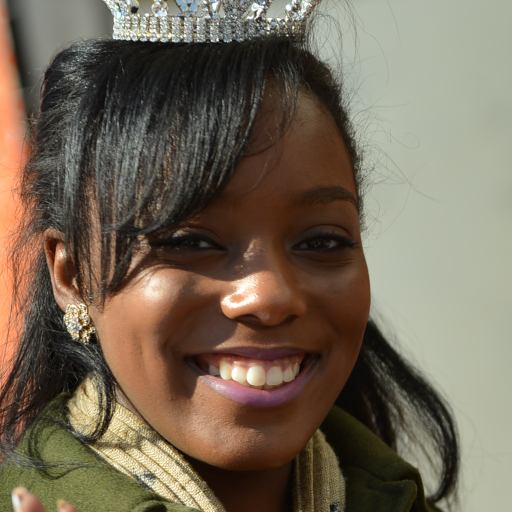
#> input picture tests/group_photobooth/fixtures/single_person.png, 1024 x 1024 px (shown at 1/2 size)
$ python v4l2_test_feeder.py --reference ../tests/group_photobooth/fixtures/single_person.png
#> lines starting #> are read from the running program, lines starting #| are printed output that depends on the picture
### src/arkit_bridge/v4l2_sink.py
"""Raw-RGB → ffmpeg → v4l2loopback (or mp4 for testing) sink."""
from __future__ import annotations

import subprocess
from typing import Optional

import numpy as np


class V4L2Sink:
    """Write 24-bit RGB frames to a v4l2 device via ffmpeg subprocess.

    Operator must `sudo modprobe v4l2loopback devices=1 video_nr=10
    card_label=PersonaLive exclusive_caps=1` before starting the daemon.
    """

    def __init__(self, device: str = "/dev/video10", width: int = 512,
                 height: int = 512, fps: int = 25,
                 output_format: str = "v4l2"):
        self._device = device
        self._width = width
        self._height = height
        self._fps = fps
        self._output_format = output_format
        self._proc: Optional[subprocess.Popen] = None

    def open(self):
        cmd = [
            "ffmpeg", "-loglevel", "error", "-y",
            "-f", "rawvideo", "-pix_fmt", "rgb24",
            "-s", f"{self._width}x{self._height}",
            "-r", str(self._fps),
            "-i", "pipe:0",
        ]
        if self._output_format == "v4l2":
            cmd += ["-f", "v4l2", "-pix_fmt", "yuv420p", self._device]
        elif self._output_format == "mp4":
            cmd += ["-c:v", "libx264", "-pix_fmt", "yuv420p", self._device]
        else:
            raise ValueError(f"unknown output_format {self._output_format!r}")
        self._proc = subprocess.Popen(cmd, stdin=subprocess.PIPE)

    # [27 lines left out: functions write, close, not called in this run]

### scripts/v4l2_test_feeder.py
"""Minimal v4l2loopback test feeder — diagnoses OBS↔v4l2 path independent
of PersonaLive / LLF.

Loads the reference face, draws a moving red dot that orbits the center,
and writes 512×512 RGB frames to /dev/video10 at a fixed FPS via the same
ffmpeg subprocess the daemon uses. No GPU, no model, no UDP.

Usage:
    /usr/bin/python3 scripts/v4l2_test_feeder.py --fps 8
    /usr/bin/python3 scripts/v4l2_test_feeder.py --fps 25
    /usr/bin/python3 scripts/v4l2_test_feeder.py --fps 8 --mp4_out /tmp/test.mp4

The dot completes one orbit per second so jerk/freeze is obvious. If OBS
shows smooth motion of the dot at the configured FPS, the v4l2 path is
healthy and any jerkiness in the real daemon is upstream of V4L2Sink. If
OBS still shows the same jerk/freeze pattern, the problem is in the
v4l2loopback ↔ OBS handoff (resolution/format mismatch, wrong source
FPS, USB bandwidth, etc).
"""
from __future__ import annotations

import argparse
import math
import signal
import sys
import time
from pathlib import Path

import numpy as np
from PIL import Image, ImageDraw

ROOT = Path(__file__).resolve().parents[1]
sys.path.insert(0, str(ROOT / "src"))
from arkit_bridge.v4l2_sink import V4L2Sink  # noqa: E402


def main():
    ap = argparse.ArgumentParser()
    ap.add_argument("--reference", default=str(
        ROOT / "data/llf-phase2/asian_m__06_neutral.midframe.png"))
    ap.add_argument("--device_path", default="/dev/video10")
    ap.add_argument("--mp4_out", default=None)
    ap.add_argument("--fps", type=int, default=8)
    args = ap.parse_args()

    base = Image.open(args.reference).convert("RGB").resize((512, 512))
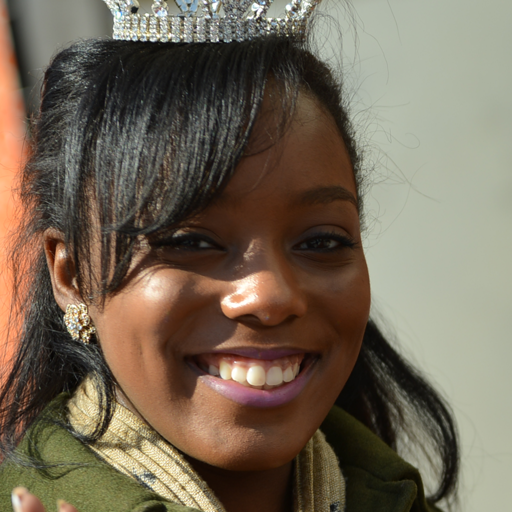
#> base: PIL image 512x512 RGB; mean R, G, B 116.4, 103.9, 86.6
    base_arr = np.asarray(base, dtype=np.uint8)

    sink_kind = "mp4" if args.mp4_out else "v4l2"
    sink_path = args.mp4_out if args.mp4_out else args.device_path
    sink = V4L2Sink(
        device=sink_path, width=512, height=512, fps=args.fps,
        output_format=sink_kind,
    )
    sink.open()

    stop = {"flag": False}

    def _on_signal(*_a):
        stop["flag"] = True

    signal.signal(signal.SIGINT, _on_signal)
    signal.signal(signal.SIGTERM, _on_signal)

    print(f"feeding {sink_path} at {args.fps} FPS — Ctrl-C to stop",
          flush=True)
    dt = 1.0 / args.fps
    t0 = time.time()
    n_frames = 0
    last_log = time.time()
    next_t = time.time()
    try:
        while not stop["flag"]:
            elapsed = time.time() - t0
            # Orbit angle: 1 revolution per second.
            ang = 2 * math.pi * elapsed
            cx = 256 + int(80 * math.cos(ang))
            cy = 256 + int(80 * math.sin(ang))

            img = Image.fromarray(base_arr.copy())
            draw = ImageDraw.Draw(img)
            r = 20
            draw.ellipse((cx - r, cy - r, cx + r, cy + r),
                         fill=(255, 0, 0))
            draw.text((10, 10), f"{n_frames:05d} t={elapsed:.2f}s",
                      fill=(255, 255, 0))

            sink.write(np.asarray(img, dtype=np.uint8))
            n_frames += 1

            now = time.time()
            if now - last_log >= 5.0:
                eff_fps = n_frames / (now - t0)
                print(f"  wrote={n_frames} eff_fps={eff_fps:.2f}",
                      flush=True)
                last_log = now

            next_t += dt
            slack = next_t - time.time()
            if slack > 0:
                time.sleep(slack)
            else:
                next_t = time.time()
    finally:
        sink.close()
        print(f"stopped after {n_frames} frames", flush=True)


if __name__ == "__main__":
#> (the run stopped early here; a loop or call above may not have finished)

$ run again, on models/flux_sliders/collages/slider_collage_brow_furrow_v2.png
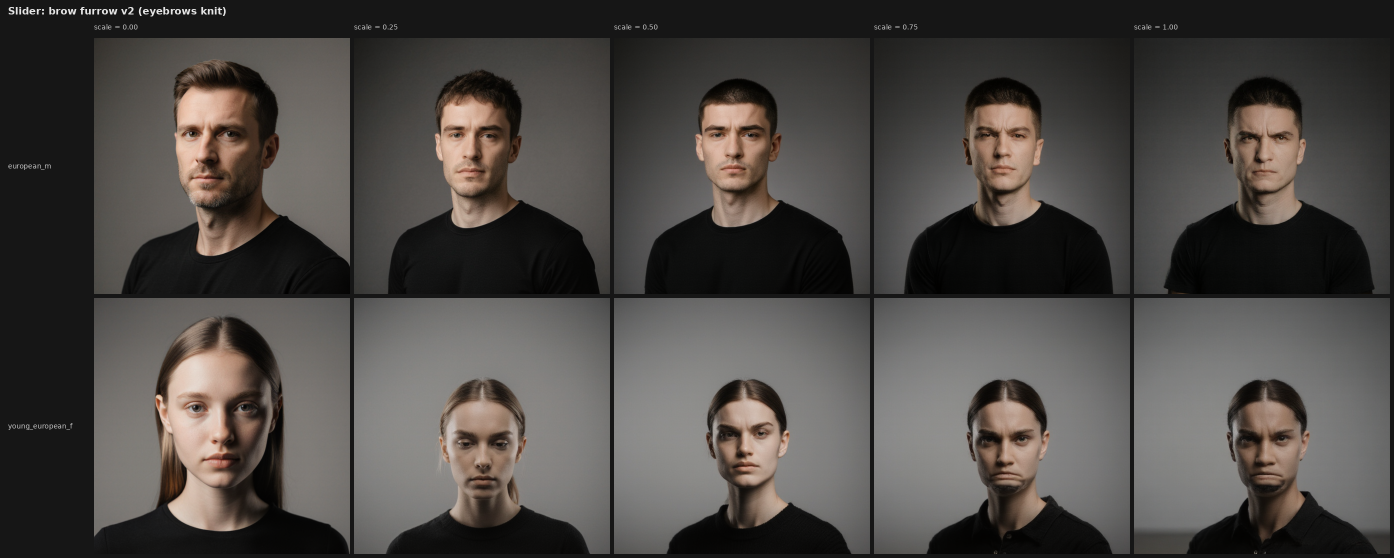
#> input picture models/flux_sliders/collages/slider_collage_brow_furrow_v2.png, 2788 x 1116 px (shown at 1/2 size)
#> in main, `base = Image.open(args.reference).convert("RGB").resize((512, 512))`:
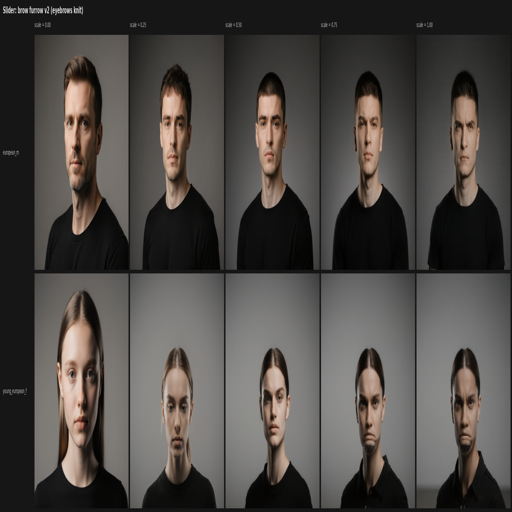
#> base: PIL image 512x512 RGB; mean R, G, B 76.5, 72.6, 69.5

$ run again, on models/flux_sliders/collages/slider_collage_brow_lift.png
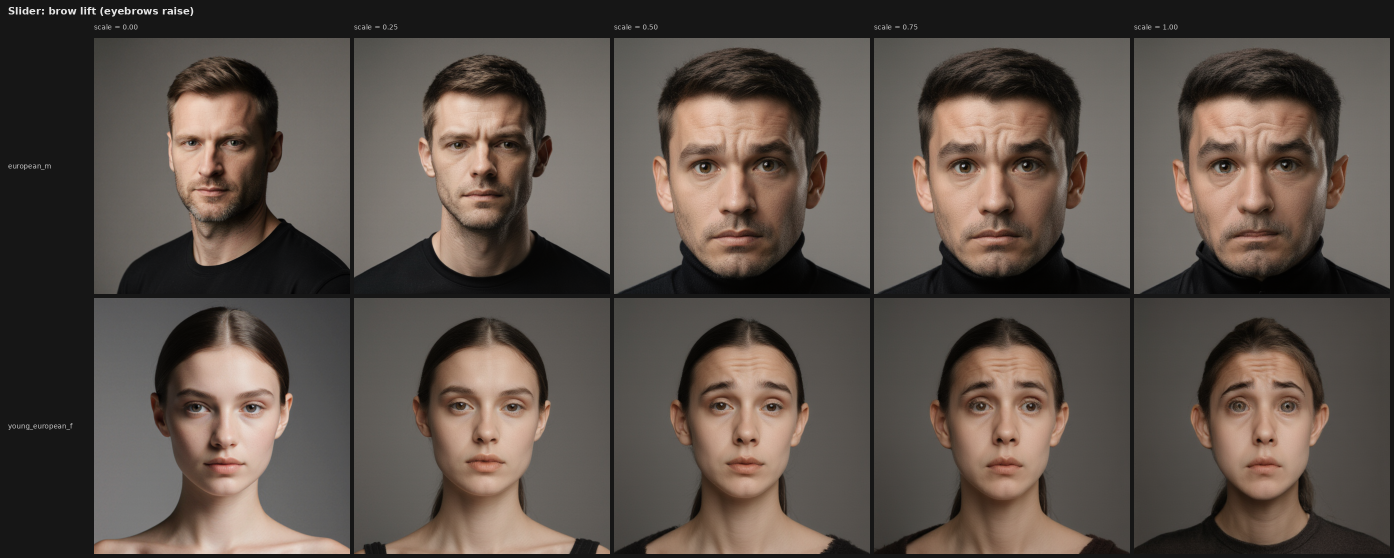
#> input picture models/flux_sliders/collages/slider_collage_brow_lift.png, 2788 x 1116 px (shown at 1/2 size)
#> in main, `base = Image.open(args.reference).convert("RGB").resize((512, 512))`:
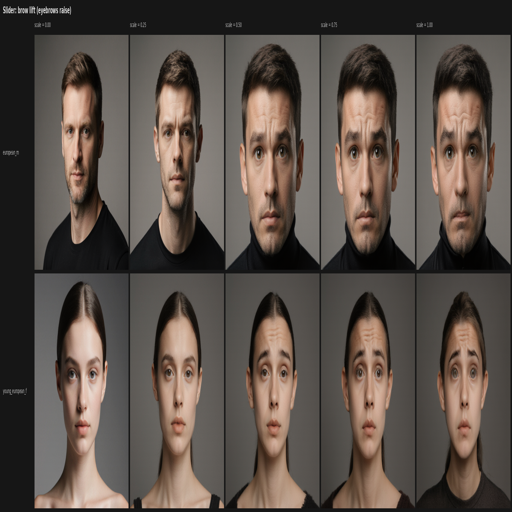
#> base: PIL image 512x512 RGB; mean R, G, B 90.3, 80, 73
